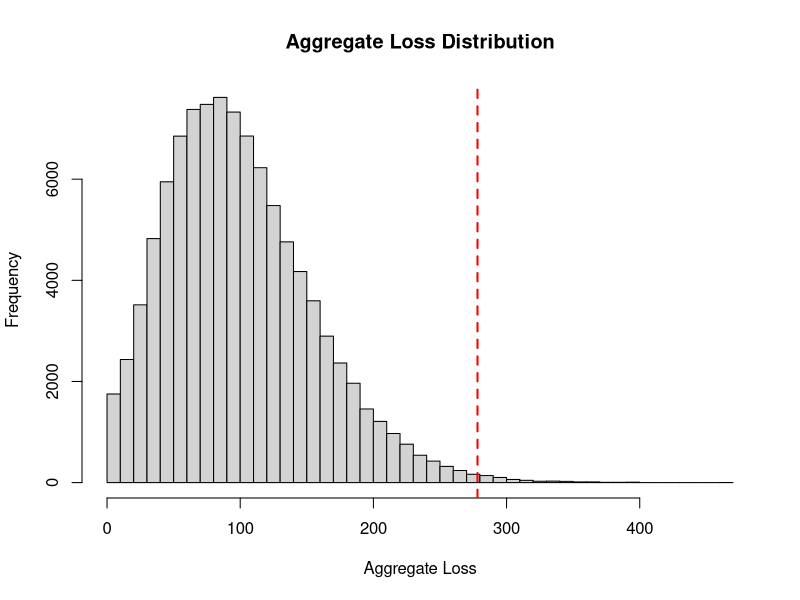

The R script that drew this image:
###############################################################################
## Poisson–Gamma aggregate loss: Monte Carlo + analytic comparison
###############################################################################
rm(list = ls())


###############################################################################
# Input parameters (EDIT IN EXAM) 
###############################################################################
set.seed(123)        # Change to whatever he specifies
M      <- 100000     # Number of simulations, change to whatever he specifies
lambda <- 5          # Poisson parameter for claim count N
alpha  <- 2          # Gamma shape
beta   <- 0.1        # Gamma rate (mean severity = alpha / beta)


###############################################################################
# Monte Carlo simulation 
###############################################################################
# Simulate all claim counts at once
N <- rpois(M, lambda = lambda)

# Preallocate aggregate losses
S <- numeric(M)

# Simple robust loop.
for (m in seq_len(M)) {
  n_claims <- N[m]
  if (n_claims > 0) {
    S[m] <- sum(rgamma(n_claims, shape = alpha, rate = beta))
  } else {
    S[m] <- 0
  }
}


###############################################################################
# Empirical (non-parametric) stats 
###############################################################################
mean_S   <- mean(S)
sd_S     <- sd(S)
median_S <- median(S)
skew_S   <- mean((S - mean_S)^3) / (sd_S^3)   # populatin style skewness estimate
# This is completely acceptable and commonly used because:
# M is large (100 000), so the bias correction is negligible
# the purpose is descriptive, not classical inference
# the distribution is highly skewed anyway, so the choice of estimator does not affect interpretation
# If I need sample skewness specifically (doubtful), use:
skew_sample <- sum((S - mean_S)^3) / ((M - 1) * sd_S^3) * (M / (M - 2))


quant_S <- quantile(
  S,
  probs = c(0.5, 0.75, 0.9, 0.95, 0.99, 0.995),
  names = TRUE
)
VaR_995_mc <- as.numeric(quant_S["99.5%"]) # MC 99.5% VaR

## Tail Value-at-Risk / Expected Shortfall at 99.5%
TVaR_995 <- mean(S[S > VaR_995_mc]) # E[S | S > VaR_995_mc], CHECK IF HE WANTS >= or >!!!

## Exceedance probability for a given capital level K
K <- VaR_995_mc   # replace by any specified capital level in the exam, he will specify what to use. 
p_exceed <- mean(S > K)  # P(S > K) estimated from simulations, CHECK IF HE WANTS >= or >!!!


###############################################################################
# Analytic (parametric) moments
###############################################################################
# For X ~ Gamma(alpha, beta) (rate parametrisation):
# E[X] = alpha / beta
# Var(X) = alpha / beta^2
EX   <- alpha / beta
VarX <- alpha / (beta^2)

# For S = sum_{i=1}^N X_i, with N ~ Poisson(lambda):
# E[S] = lambda * E[X]
# Var(S) = lambda * (Var(X) + (E[X])^2)
ES          <- lambda * EX
VarS        <- lambda * (VarX + EX^2)
sd_S_theory <- sqrt(VarS)

## Normal-Approximation 99.5% VaR (parametric approximation)
q995_norm <- ES + qnorm(0.995) * sd_S_theory

# Monte Carlo Error for the Mean (Simulation Uncertainty)
se_mean_S <- sd_S / sqrt(M)


###############################################################################
# Summary Table of all Statistics
###############################################################################
results <- data.frame(
  Metric = c(
    "E[S] (MC)",                   # Monte Carlo estimate of expected aggregate loss
    "E[S] (analytic)",             # Closed-form theoretical mean of Poisson-Gamma aggregate loss
    "SD(S) (MC)",                  # Monte Carlo estimate of the standard deviation (volatility) of aggregate loss
    "SD(S) (analytic)",            # Closed-form theoretical standard deviation of aggregate loss 
    "Skewness (MC)",               # Empirical measure of tail-heaviness/asymmetry of the aggregate loss distribution
    "Median (MC)",                 # Empirical 50th percentile of aggregate losses 
    "VaR_99.5 (MC)",               # Monte Carlo 99.5% Value-at-Risk (high-quantile capital requirement)
    "TVaR_99.5 (MC)",              # Monte Carlo 99.5% Tail Value-at-Risk / Expected Shortfall
    "P(S > K) (MC)",               # Monte Carlo exceedance probability for capital level K
    "VaR_99.5 (Normal approx)",    # Parametric 99.5% VaR using a normal approximation to S
    "SE of E[S] (MC)"              # Monte Carlo standard error of the mean
  ),
  Value = c(
    mean_S,
    ES,
    sd_S,
    sd_S_theory,
    skew_S,
    median_S,
    VaR_995_mc,
    TVaR_995,
    p_exceed,
    q995_norm,
    se_mean_S
  )
)

print(results, digits = 4)


# Histogram with a line at 99.5% VaR.
hist(S, breaks = 50, main = "Aggregate Loss Distribution",
     xlab = "Aggregate Loss", col = "lightgrey", border = "black")
abline(v = quant_S["99.5%"], col = "red", lwd = 2, lty = 2) # Vertical line at 99.5th quantile.


###############################################################################
# INTERPRETATION GUIDE FOR ALL METRICS
###############################################################################
# Mean:
# - Mean >> Median → heavy right tail; rare large losses inflate the average.
# - Mean ≈ Median → distribution roughly symmetric.
# - Mean << Median → left-skew (rare in insurance).

# Median:
# - Median << Mean → extreme losses dominate; typical year far below the mean.
# - Median >> Mean → left-skew; unusual for aggregate losses.
# - Median ≈ Mean → low skewness.

# Standard deviation (σ):
# - σ large => high volatility; large year-to-year uncertainty.
# - σ small => stable portfolio; outcomes cluster tightly.
# - σ > mean => variability dominates expected loss.

# Skewness:
# - Skewness >> 0 => long right tail; severe losses possible.
# - Skewness ≈ 0 => distribution roughly symmetric.
# - Skewness < 0 => left-tail heavy (rare for claim totals).

# VaR 99.5%:
# - VaR >> mean => extreme-loss capital far above expected loss.
# - VaR close to TVaR => moderate tail.
# - VaR far below TVaR => very heavy tail.

# TVaR 99.5%:
# - TVaR >> VaR => extreme tail severe; losses above VaR very large.
# - TVaR slightly above VaR => tail moderately heavy.

# Exceedance probability P(S > K):
# - High P(S > K) => capital K insufficient; high insolvency risk.
# - Low P(S > K) => strong capital buffer.
# - For K = VaR_99.5, P(S > K) ≈ 0.005 => simulation consistent.

# Normal-approx VaR:
# - Normal VaR << MC VaR => normality underestimates tail risk.
# - Normal VaR ≈ MC VaR => tail light or symmetric.

# Monte Carlo SE of mean:
# - SE large => simulation mean unstable; need larger M.
# - SE small => strong precision in mean estimate.
# - SE ∝ 1/sqrt(M) => doubling M reduces SE by ~30%.

